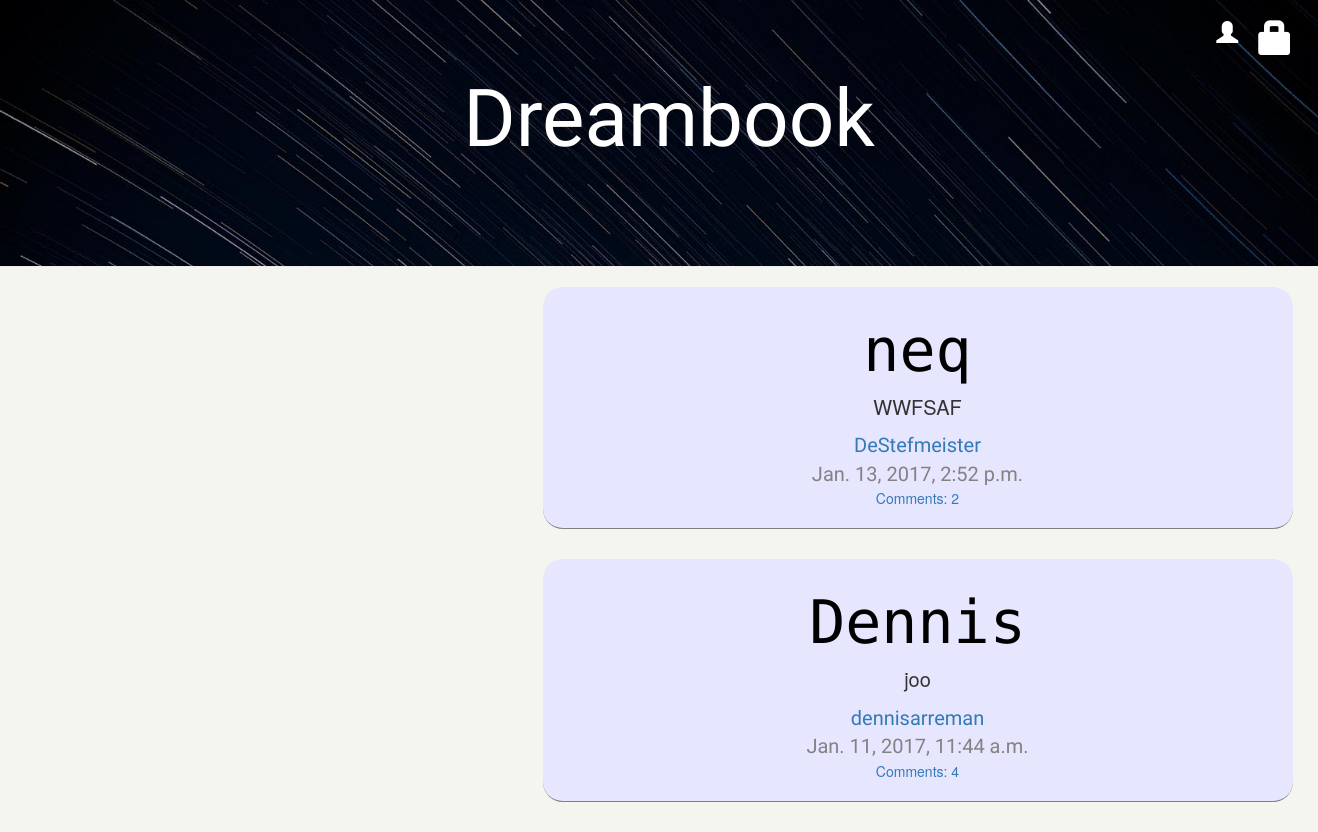
The page / on the database its author committed.
### blog/models.py (models this page shows, shortened)
class Post(models.Model):
    author = models.ForeignKey(settings.AUTH_USER_MODEL, default = 1)
    title = models.CharField(max_length=200)
    text = models.TextField()
    created_date = models.DateTimeField(default=timezone.now)
    published_date = models.DateTimeField(blank=True, null=True)
    upvotes = models.IntegerField(default=0)
    downvotes = models.IntegerField(default=0)

### blog/views.py (the view)
# urls.py: url(r'^$', views.post_list, name='post_list'),
def post_list(request):
    posts = Post.objects.filter(published_date__lte=timezone.now()).order_by('-published_date')
    return render(request, 'blog/post_list.html', {'posts': posts})

### blog/templates/blog/post_list.html
{% extends 'blog/base.html' %}
{% block content %}
    {% for post in posts %}
        <div class="post">
            <h1><a href="{% url 'post_detail' pk=post.pk %}">{{ post.title }}</a></h1>
            <p>{{ post.text|linebreaksbr }}</p>
            <div class="date">
                <a href="{% url 'view_profile' pk=post.author.pk%}">{{ post.author }}</a>
            </div>
            <div class="date">
                {{ post.published_date }}
            </div>
            <a href="{% url 'post_detail' pk=post.pk %}">Comments: {{ post.comments.count }}</a>
        </div>
    {% endfor %}
{% endblock content %}

### blog/static/css/blog1.css (style rules this page uses)
body { background-color: #f5f5f0; }
h1, h2, h3, h4 { font-family: 'Ek Mukta', sans-serif; }
h1 { text-align: center; font-family: Roboto Mono; font-size: 60px; }
p { font-size: 20px; }
.date { color: #828282; font-family: 'Ek Mukta', sans-serif; font-size: 20px; }
.post { margin-bottom: 30px; border-bottom: 1px solid grey; border-radius: 20px; padding-bottom: 20px; padding-top: 10px; background-color: #e6e6ff; }
.post h1 a, .post h1 a:visited { color: #000000; }

### rows shown on the page
Post: title "neq", text "WWFSAF", author "DeStefmeister", published_date "Jan. 13, 2017, 2:52 p.m.", comments.count "2"
Post: title "Dennis", text "joo", author "dennisarreman", published_date "Jan. 11, 2017, 11:44 a.m.", comments.count "4"
